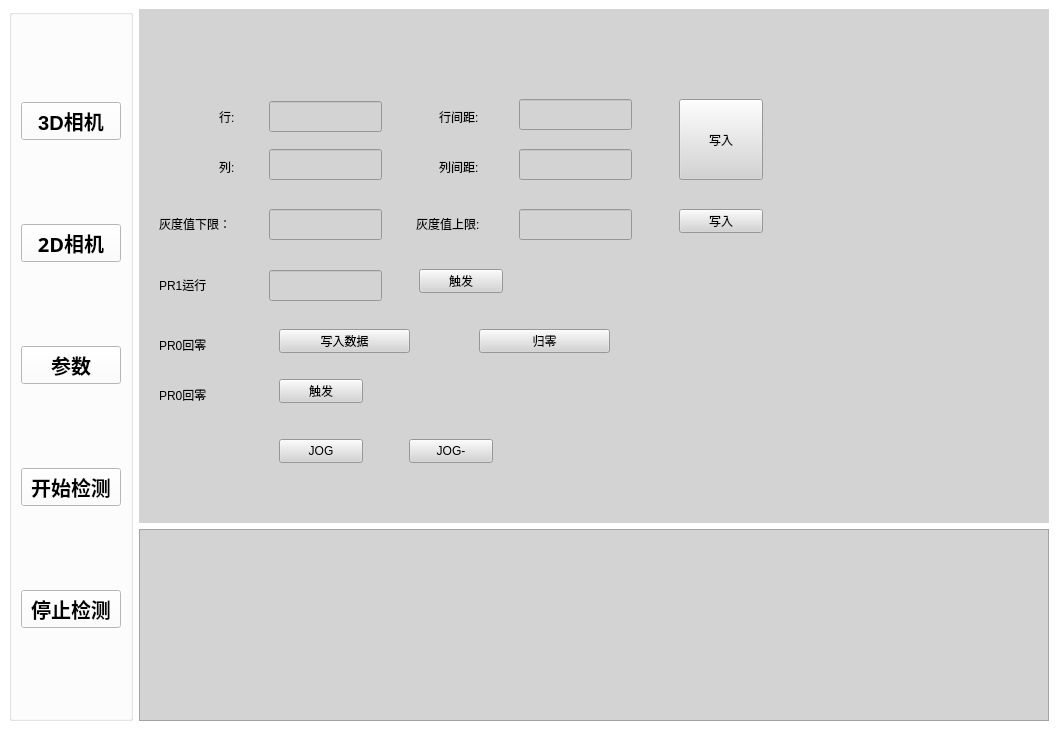
<?xml version="1.0" encoding="UTF-8"?>
<ui version="4.0">
 <class>MainWindow</class>
 <widget class="QMainWindow" name="MainWindow">
  <property name="geometry">
   <rect>
    <x>0</x>
    <y>0</y>
    <width>1058</width>
    <height>752</height>
   </rect>
  </property>
  <property name="sizePolicy">
   <sizepolicy hsizetype="Expanding" vsizetype="Expanding">
    <horstretch>0</horstretch>
    <verstretch>0</verstretch>
   </sizepolicy>
  </property>
  <property name="windowTitle">
   <string>MainWindow</string>
  </property>
  <property name="styleSheet">
   <string notr="true">background:white;</string>
  </property>
  <widget class="QWidget" name="centralwidget">
   <property name="sizePolicy">
    <sizepolicy hsizetype="Expanding" vsizetype="Expanding">
     <horstretch>0</horstretch>
     <verstretch>0</verstretch>
    </sizepolicy>
   </property>
   <layout class="QHBoxLayout" name="horizontalLayout_2">
    <item>
     <widget class="QGroupBox" name="groupBox">
      <property name="sizePolicy">
       <sizepolicy hsizetype="Maximum" vsizetype="Expanding">
        <horstretch>0</horstretch>
        <verstretch>0</verstretch>
       </sizepolicy>
      </property>
      <property name="minimumSize">
       <size>
        <width>0</width>
        <height>0</height>
       </size>
      </property>
      <property name="maximumSize">
       <size>
        <width>16777215</width>
        <height>16777215</height>
       </size>
      </property>
      <property name="styleSheet">
       <string notr="true"/>
      </property>
      <property name="title">
       <string/>
      </property>
      <layout class="QVBoxLayout" name="verticalLayout_2">
       <item>
        <widget class="QPushButton" name="pushButton_3DCamera">
         <property name="minimumSize">
          <size>
           <width>100</width>
           <height>0</height>
          </size>
         </property>
         <property name="font">
          <font>
           <pointsize>15</pointsize>
           <weight>75</weight>
           <bold>true</bold>
          </font>
         </property>
         <property name="styleSheet">
          <string notr="true"/>
         </property>
         <property name="text">
          <string>3D相机</string>
         </property>
        </widget>
       </item>
       <item>
        <widget class="QPushButton" name="pushButton_2DCamera1">
         <property name="minimumSize">
          <size>
           <width>100</width>
           <height>0</height>
          </size>
         </property>
         <property name="font">
          <font>
           <family>SimSun-ExtB</family>
           <pointsize>15</pointsize>
           <weight>75</weight>
           <italic>false</italic>
           <bold>true</bold>
          </font>
         </property>
         <property name="styleSheet">
          <string notr="true"/>
         </property>
         <property name="text">
          <string>2D相机</string>
         </property>
        </widget>
       </item>
       <item>
        <widget class="QPushButton" name="pushButton_config">
         <property name="minimumSize">
          <size>
           <width>100</width>
           <height>0</height>
          </size>
         </property>
         <property name="font">
          <font>
           <pointsize>15</pointsize>
           <weight>75</weight>
           <bold>true</bold>
          </font>
         </property>
         <property name="styleSheet">
          <string notr="true"/>
         </property>
         <property name="text">
          <string>参数</string>
         </property>
        </widget>
       </item>
       <item>
        <widget class="QPushButton" name="pushButton_detectstart">
         <property name="minimumSize">
          <size>
           <width>100</width>
           <height>0</height>
          </size>
         </property>
         <property name="font">
          <font>
           <pointsize>15</pointsize>
           <weight>75</weight>
           <bold>true</bold>
          </font>
         </property>
         <property name="styleSheet">
          <string notr="true"/>
         </property>
         <property name="text">
          <string>开始检测</string>
         </property>
        </widget>
       </item>
       <item>
        <widget class="QPushButton" name="pushButton_detectstop">
         <property name="minimumSize">
          <size>
           <width>80</width>
           <height>0</height>
          </size>
         </property>
         <property name="font">
          <font>
           <pointsize>15</pointsize>
           <weight>75</weight>
           <bold>true</bold>
          </font>
         </property>
         <property name="styleSheet">
          <string notr="true"/>
         </property>
         <property name="text">
          <string>停止检测</string>
         </property>
        </widget>
       </item>
      </layout>
     </widget>
    </item>
    <item>
     <layout class="QVBoxLayout" name="verticalLayout">
      <item>
       <widget class="QStackedWidget" name="stackedWidget">
        <property name="sizePolicy">
         <sizepolicy hsizetype="Expanding" vsizetype="Expanding">
          <horstretch>0</horstretch>
          <verstretch>0</verstretch>
         </sizepolicy>
        </property>
        <property name="font">
         <font>
          <weight>75</weight>
          <bold>true</bold>
         </font>
        </property>
        <property name="styleSheet">
         <string notr="true">background:lightgrey;
</string>
        </property>
        <property name="currentIndex">
         <number>2</number>
        </property>
        <widget class="QWidget" name="page_3D">
         <layout class="QHBoxLayout" name="horizontalLayout_4">
          <item>
           <widget class="QLabel" name="label_3d">
            <property name="minimumSize">
             <size>
              <width>0</width>
              <height>0</height>
             </size>
            </property>
            <property name="styleSheet">
             <string notr="true">background:white;
</string>
            </property>
            <property name="text">
             <string/>
            </property>
           </widget>
          </item>
          <item>
           <widget class="QGroupBox" name="groupBox_3">
            <property name="sizePolicy">
             <sizepolicy hsizetype="Maximum" vsizetype="Expanding">
              <horstretch>0</horstretch>
              <verstretch>0</verstretch>
             </sizepolicy>
            </property>
            <property name="minimumSize">
             <size>
              <width>0</width>
              <height>100</height>
             </size>
            </property>
            <property name="maximumSize">
             <size>
              <width>16777215</width>
              <height>16777215</height>
             </size>
            </property>
            <property name="styleSheet">
             <string notr="true">background:white;

</string>
            </property>
            <property name="title">
             <string>3D相机控制</string>
            </property>
            <layout class="QVBoxLayout" name="verticalLayout_5">
             <item>
              <widget class="QPushButton" name="pushButton_init3">
               <property name="font">
                <font>
                 <weight>75</weight>
                 <bold>true</bold>
                </font>
               </property>
               <property name="styleSheet">
                <string notr="true"/>
               </property>
               <property name="text">
                <string>初始化</string>
               </property>
              </widget>
             </item>
             <item>
              <widget class="QPushButton" name="pushButton_grab3">
               <property name="font">
                <font>
                 <weight>75</weight>
                 <bold>true</bold>
                </font>
               </property>
               <property name="styleSheet">
                <string notr="true"/>
               </property>
               <property name="text">
                <string>触发拍照</string>
               </property>
              </widget>
             </item>
             <item>
              <widget class="QPushButton" name="pushButton_save3">
               <property name="font">
                <font>
                 <weight>75</weight>
                 <bold>true</bold>
                </font>
               </property>
               <property name="styleSheet">
                <string notr="true"/>
               </property>
               <property name="text">
                <string>保存图片</string>
               </property>
              </widget>
             </item>
             <item>
              <widget class="QPushButton" name="pushButton_close3">
               <property name="font">
                <font>
                 <weight>75</weight>
                 <bold>true</bold>
                </font>
               </property>
               <property name="styleSheet">
                <string notr="true"/>
               </property>
               <property name="text">
                <string>关闭相机</string>
               </property>
              </widget>
             </item>
             <item>
              <widget class="QPushButton" name="pushButton_testSDK">
               <property name="font">
                <font>
                 <weight>75</weight>
                 <bold>true</bold>
                </font>
               </property>
               <property name="styleSheet">
                <string notr="true"/>
               </property>
               <property name="text">
                <string>测试</string>
               </property>
              </widget>
             </item>
            </layout>
           </widget>
          </item>
         </layout>
        </widget>
        <widget class="QWidget" name="page_2D1">
         <property name="sizePolicy">
          <sizepolicy hsizetype="Expanding" vsizetype="Expanding">
           <horstretch>0</horstretch>
           <verstretch>0</verstretch>
          </sizepolicy>
         </property>
         <layout class="QHBoxLayout" name="horizontalLayout">
          <item>
           <widget class="CammerWidget" name="widget_Camera2D_1" native="true">
            <property name="sizePolicy">
             <sizepolicy hsizetype="Expanding" vsizetype="Expanding">
              <horstretch>0</horstretch>
              <verstretch>0</verstretch>
             </sizepolicy>
            </property>
            <property name="minimumSize">
             <size>
              <width>0</width>
              <height>0</height>
             </size>
            </property>
            <property name="styleSheet">
             <string notr="true">background:white;
</string>
            </property>
           </widget>
          </item>
         </layout>
        </widget>
        <widget class="QWidget" name="page_paramter">
         <widget class="QLabel" name="label">
          <property name="geometry">
           <rect>
            <x>80</x>
            <y>100</y>
            <width>31</width>
            <height>16</height>
           </rect>
          </property>
          <property name="text">
           <string>行:</string>
          </property>
         </widget>
         <widget class="QLabel" name="label_2">
          <property name="geometry">
           <rect>
            <x>300</x>
            <y>100</y>
            <width>68</width>
            <height>15</height>
           </rect>
          </property>
          <property name="text">
           <string>行间距:</string>
          </property>
         </widget>
         <widget class="QLabel" name="label_3">
          <property name="geometry">
           <rect>
            <x>80</x>
            <y>150</y>
            <width>31</width>
            <height>16</height>
           </rect>
          </property>
          <property name="text">
           <string>列:</string>
          </property>
         </widget>
         <widget class="QLabel" name="label_4">
          <property name="geometry">
           <rect>
            <x>300</x>
            <y>150</y>
            <width>68</width>
            <height>15</height>
           </rect>
          </property>
          <property name="text">
           <string>列间距:</string>
          </property>
         </widget>
         <widget class="QLineEdit" name="lineEdit_rowNum">
          <property name="enabled">
           <bool>true</bool>
          </property>
          <property name="geometry">
           <rect>
            <x>130</x>
            <y>92</y>
            <width>113</width>
            <height>31</height>
           </rect>
          </property>
         </widget>
         <widget class="QLineEdit" name="lineEdit_ColNum">
          <property name="enabled">
           <bool>true</bool>
          </property>
          <property name="geometry">
           <rect>
            <x>130</x>
            <y>140</y>
            <width>113</width>
            <height>31</height>
           </rect>
          </property>
         </widget>
         <widget class="QLineEdit" name="lineEdit_rowGap">
          <property name="enabled">
           <bool>true</bool>
          </property>
          <property name="geometry">
           <rect>
            <x>380</x>
            <y>90</y>
            <width>113</width>
            <height>31</height>
           </rect>
          </property>
         </widget>
         <widget class="QLineEdit" name="lineEdit_ColGap">
          <property name="enabled">
           <bool>true</bool>
          </property>
          <property name="geometry">
           <rect>
            <x>380</x>
            <y>140</y>
            <width>113</width>
            <height>31</height>
           </rect>
          </property>
         </widget>
         <widget class="QPushButton" name="pushButton_setRow">
          <property name="geometry">
           <rect>
            <x>540</x>
            <y>90</y>
            <width>84</width>
            <height>81</height>
           </rect>
          </property>
          <property name="text">
           <string>写入</string>
          </property>
         </widget>
         <widget class="QLineEdit" name="lineEdit_gray_maximum">
          <property name="enabled">
           <bool>true</bool>
          </property>
          <property name="geometry">
           <rect>
            <x>380</x>
            <y>200</y>
            <width>113</width>
            <height>31</height>
           </rect>
          </property>
         </widget>
         <widget class="QPushButton" name="pushButton_setGray">
          <property name="geometry">
           <rect>
            <x>540</x>
            <y>200</y>
            <width>84</width>
            <height>24</height>
           </rect>
          </property>
          <property name="text">
           <string>写入</string>
          </property>
         </widget>
         <widget class="QLineEdit" name="lineEdit_gray_minimum">
          <property name="enabled">
           <bool>true</bool>
          </property>
          <property name="geometry">
           <rect>
            <x>130</x>
            <y>200</y>
            <width>113</width>
            <height>31</height>
           </rect>
          </property>
         </widget>
         <widget class="QLabel" name="label_5">
          <property name="geometry">
           <rect>
            <x>277</x>
            <y>199</y>
            <width>91</width>
            <height>31</height>
           </rect>
          </property>
          <property name="text">
           <string>灰度值上限:</string>
          </property>
         </widget>
         <widget class="QLabel" name="label_6">
          <property name="geometry">
           <rect>
            <x>20</x>
            <y>199</y>
            <width>91</width>
            <height>31</height>
           </rect>
          </property>
          <property name="text">
           <string>灰度值下限：</string>
          </property>
         </widget>
         <widget class="QLineEdit" name="lineEdit_pr1Step">
          <property name="enabled">
           <bool>true</bool>
          </property>
          <property name="geometry">
           <rect>
            <x>130</x>
            <y>261</y>
            <width>113</width>
            <height>31</height>
           </rect>
          </property>
         </widget>
         <widget class="QPushButton" name="pushButton_setPr1">
          <property name="geometry">
           <rect>
            <x>280</x>
            <y>260</y>
            <width>84</width>
            <height>24</height>
           </rect>
          </property>
          <property name="text">
           <string>触发</string>
          </property>
         </widget>
         <widget class="QLabel" name="label_7">
          <property name="geometry">
           <rect>
            <x>20</x>
            <y>260</y>
            <width>91</width>
            <height>31</height>
           </rect>
          </property>
          <property name="text">
           <string>PR1运行</string>
          </property>
         </widget>
         <widget class="QPushButton" name="pushButton_setPr0">
          <property name="geometry">
           <rect>
            <x>140</x>
            <y>320</y>
            <width>131</width>
            <height>24</height>
           </rect>
          </property>
          <property name="text">
           <string>写入数据</string>
          </property>
         </widget>
         <widget class="QLabel" name="label_8">
          <property name="geometry">
           <rect>
            <x>20</x>
            <y>320</y>
            <width>91</width>
            <height>31</height>
           </rect>
          </property>
          <property name="text">
           <string>PR0回零</string>
          </property>
         </widget>
         <widget class="QLabel" name="label_9">
          <property name="geometry">
           <rect>
            <x>20</x>
            <y>370</y>
            <width>91</width>
            <height>31</height>
           </rect>
          </property>
          <property name="text">
           <string>PR0回零</string>
          </property>
         </widget>
         <widget class="QPushButton" name="pushButton_setJOG">
          <property name="geometry">
           <rect>
            <x>140</x>
            <y>370</y>
            <width>84</width>
            <height>24</height>
           </rect>
          </property>
          <property name="text">
           <string>触发</string>
          </property>
         </widget>
         <widget class="QPushButton" name="pushButton_setPr0_2">
          <property name="geometry">
           <rect>
            <x>340</x>
            <y>320</y>
            <width>131</width>
            <height>24</height>
           </rect>
          </property>
          <property name="text">
           <string>归零</string>
          </property>
         </widget>
         <widget class="QPushButton" name="pushButton_JOGpositive">
          <property name="geometry">
           <rect>
            <x>140</x>
            <y>430</y>
            <width>84</width>
            <height>24</height>
           </rect>
          </property>
          <property name="text">
           <string>JOG</string>
          </property>
         </widget>
         <widget class="QPushButton" name="pushButton_setJOGnagetive">
          <property name="geometry">
           <rect>
            <x>270</x>
            <y>430</y>
            <width>84</width>
            <height>24</height>
           </rect>
          </property>
          <property name="text">
           <string>JOG-</string>
          </property>
         </widget>
        </widget>
       </widget>
      </item>
      <item>
       <widget class="QTextEdit" name="logtextEdit">
        <property name="sizePolicy">
         <sizepolicy hsizetype="Expanding" vsizetype="Maximum">
          <horstretch>0</horstretch>
          <verstretch>0</verstretch>
         </sizepolicy>
        </property>
        <property name="minimumSize">
         <size>
          <width>0</width>
          <height>0</height>
         </size>
        </property>
        <property name="maximumSize">
         <size>
          <width>16777215</width>
          <height>300</height>
         </size>
        </property>
        <property name="mouseTracking">
         <bool>false</bool>
        </property>
        <property name="autoFillBackground">
         <bool>false</bool>
        </property>
        <property name="styleSheet">
         <string notr="true">background:lightgrey;
</string>
        </property>
        <property name="html">
         <string>&lt;!DOCTYPE HTML PUBLIC &quot;-//W3C//DTD HTML 4.0//EN&quot; &quot;http://www.w3.org/TR/REC-html40/strict.dtd&quot;&gt;
&lt;html&gt;&lt;head&gt;&lt;meta name=&quot;qrichtext&quot; content=&quot;1&quot; /&gt;&lt;style type=&quot;text/css&quot;&gt;
p, li { white-space: pre-wrap; }
&lt;/style&gt;&lt;/head&gt;&lt;body style=&quot; font-family:'SimSun'; font-size:9pt; font-weight:400; font-style:normal;&quot;&gt;
&lt;p style=&quot;-qt-paragraph-type:empty; margin-top:0px; margin-bottom:0px; margin-left:0px; margin-right:0px; -qt-block-indent:0; text-indent:0px; font-size:14.4pt;&quot;&gt;&lt;br /&gt;&lt;/p&gt;&lt;/body&gt;&lt;/html&gt;</string>
        </property>
        <property name="cursorWidth">
         <number>1</number>
        </property>
       </widget>
      </item>
     </layout>
    </item>
   </layout>
  </widget>
  <widget class="QMenuBar" name="menubar">
   <property name="geometry">
    <rect>
     <x>0</x>
     <y>0</y>
     <width>1058</width>
     <height>21</height>
    </rect>
   </property>
  </widget>
  <widget class="QStatusBar" name="statusbar"/>
 </widget>
 <customwidgets>
  <customwidget>
   <class>CammerWidget</class>
   <extends>QWidget</extends>
   <header>CammerWidget.h</header>
   <container>1</container>
  </customwidget>
 </customwidgets>
 <resources/>
 <connections/>
</ui>
